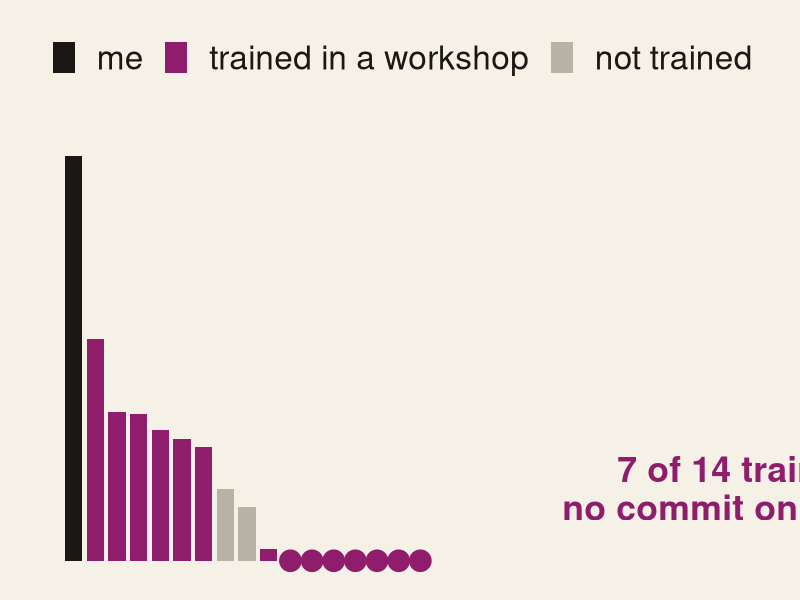
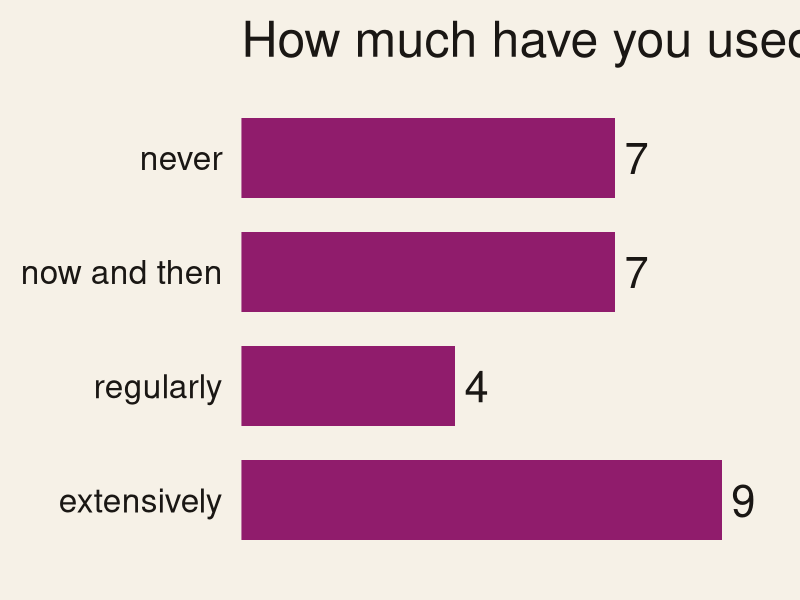

The R script that drew these images, in order:
## ---- chunk 1
#| label: setup
library(ggplot2)
library(dplyr)
library(readr)

feedback <- read_csv(here::here("data", "feedback_items.csv"), show_col_types = FALSE)
survey <- read_csv(here::here("data", "survey_counts.csv"), show_col_types = FALSE)
persons <- read_csv(here::here("data", "commits_by_person.csv"), show_col_types = FALSE)

paper <- "#F6F1E7"
ink <- "#1A1714"
grey <- "#B9B2A6"
accent <- "#901C6C"
note_colours <- c("went well" = "#F2A04A", "can be improved" = "#C9A0DC")

theme_talk <- theme_minimal(base_size = 30) +
  theme(
    plot.background = element_rect(fill = paper, colour = NA),
    panel.background = element_rect(fill = paper, colour = NA),
    panel.grid = element_blank(),
    axis.title = element_blank(),
    axis.text = element_text(colour = ink),
    axis.text.x = element_blank(),
    legend.position = "top",
    legend.title = element_blank(),
    legend.justification = "left",
    text = element_text(colour = ink)
  )
## ---- chunk 2
#| label: plot-commits-by-person
#| fig-width: 15
#| fig-height: 6.2
persons |>
  mutate(
    who = case_match(
      workshop,
      "trainer" ~ "me",
      "participant" ~ "trained in a workshop",
      "none" ~ "not trained"
    ),
    who = factor(who, levels = c("me", "trained in a workshop", "not trained"))
  ) |>
  ggplot(aes(x = rank, y = commits, fill = who)) +
  geom_col(width = 0.8) +
  geom_point(
    data = \(d) filter(d, workshop == "participant", commits == 0),
    aes(y = 0), colour = accent, size = 7, show.legend = FALSE
  ) +
  annotate(
    "text", x = 32, y = 40, label = "7 of 14 trained:\nno commit on GitHub",
    size = 9, colour = accent, lineheight = 0.9, fontface = "bold"
  ) +
  scale_fill_manual(values = c("me" = ink, "trained in a workshop" = accent, "not trained" = grey)) +
  scale_y_sqrt(expand = expansion(mult = c(0.02, 0.05))) +
  coord_cartesian(clip = "off") +
  theme_talk +
  theme(axis.text.y = element_blank())
## ---- chunk 3
#| label: plot-git-experience
#| fig-width: 15
#| fig-height: 6
survey |>
  filter(question == "git_experience") |>
  mutate(answer = factor(answer, levels = rev(c("never", "now and then", "regularly", "extensively")))) |>
  ggplot(aes(x = n, y = answer)) +
  geom_col(fill = accent, width = 0.7) +
  geom_text(aes(label = n), hjust = -0.4, size = 11, colour = ink) +
  scale_x_continuous(expand = expansion(mult = c(0, 0.12))) +
  labs(title = "How much have you used Git? (n = 27)") +
  theme_talk
## ---- chunk 4
#| label: note-counts
note_counts <- feedback |>
  filter(source == "post_it") |>
  count(category, valence)

n_notes <- function(cat, val) {
  note_counts$n[note_counts$category == cat & note_counts$valence == val]
}
